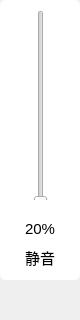
<?xml version="1.0" encoding="UTF-8"?>
<ui version="4.0">
 <class>VolumeTool</class>
 <widget class="QWidget" name="VolumeTool">
  <property name="geometry">
   <rect>
    <x>0</x>
    <y>0</y>
    <width>80</width>
    <height>320</height>
   </rect>
  </property>
  <property name="windowTitle">
   <string>Form</string>
  </property>
  <widget class="QWidget" name="volume_widget" native="true">
   <property name="geometry">
    <rect>
     <x>0</x>
     <y>0</y>
     <width>80</width>
     <height>280</height>
    </rect>
   </property>
   <property name="styleSheet">
    <string notr="true">#volume_widget
{
	background-color: rgb(255, 255, 255);
	border-radius: 5px;
}
</string>
   </property>
   <widget class="QPushButton" name="pushButton">
    <property name="geometry">
     <rect>
      <x>0</x>
      <y>240</y>
      <width>80</width>
      <height>34</height>
     </rect>
    </property>
    <property name="font">
     <font>
      <pointsize>11</pointsize>
     </font>
    </property>
    <property name="styleSheet">
     <string notr="true">QPushButton
{
	border: none;
}
QPushButton:hover
{
	background-color: rgb(196, 243, 255);
}
QPushButton:pressed
{
	background-color: rgb(188, 230, 255)
}</string>
    </property>
    <property name="text">
     <string>静音</string>
    </property>
   </widget>
   <widget class="QLabel" name="volume_label">
    <property name="geometry">
     <rect>
      <x>0</x>
      <y>220</y>
      <width>80</width>
      <height>18</height>
     </rect>
    </property>
    <property name="font">
     <font>
      <pointsize>11</pointsize>
     </font>
    </property>
    <property name="text">
     <string>20%</string>
    </property>
    <property name="alignment">
     <set>Qt::AlignCenter</set>
    </property>
   </widget>
   <widget class="QWidget" name="volume_box" native="true">
    <property name="geometry">
     <rect>
      <x>0</x>
      <y>0</y>
      <width>80</width>
      <height>200</height>
     </rect>
    </property>
    <widget class="QSlider" name="slider">
     <property name="geometry">
      <rect>
       <x>30</x>
       <y>10</y>
       <width>22</width>
       <height>200</height>
      </rect>
     </property>
     <property name="orientation">
      <enum>Qt::Vertical</enum>
     </property>
    </widget>
   </widget>
  </widget>
 </widget>
 <resources/>
 <connections/>
</ui>
